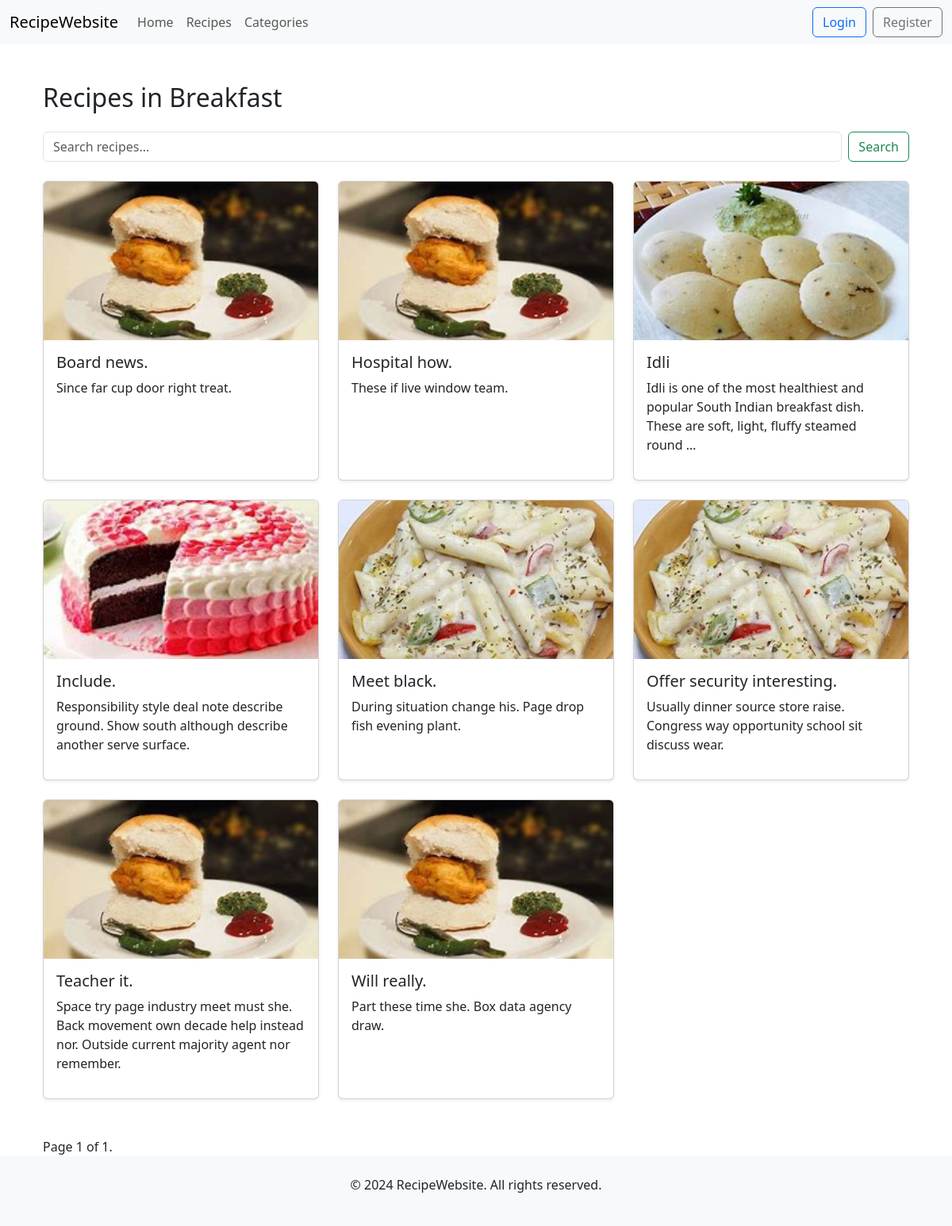
Screenshot of /recipes/categories/1/ with the database file from the repository.
### recipes/models.py (models this page shows, shortened)
class Category(models.Model):
    name = models.CharField(max_length=100)
    category_image = models.ImageField(upload_to='category/',default='category/default.jpg')
    class Meta:
        verbose_name_plural = 'Categories'
        ordering = ['name']
    def __str__(self):
        return self.name

class Recipe(models.Model):
    user = models.ForeignKey(User, on_delete=models.CASCADE)
    recipe_name = models.CharField(max_length=100)
    recipe_image = models.ImageField(upload_to='recipe/')
    recipe_description = models.TextField(help_text="Brief description of the recipe")
    ingredients = models.TextField(help_text="List of ingredients required")
    steps = models.TextField(help_text="Step-by-step instructions for preparation")
    categories = models.ManyToManyField(Category, blank=True, related_name='recipe')
    created_at = models.DateTimeField(auto_now_add=True)
    class Meta:
        ordering= ['recipe_name']

### recipes/views.py (the view)
# urls.py: path('categories/<int:category_id>/', category_recipes, name='category_recipes'),
def category_recipes(request, category_id):
    category = get_object_or_404(Category, id=category_id)
    search_query = request.GET.get('search', '')
    get_category =Recipe.objects.filter(categories = category)
    if search_query:
        recipes = get_category.filter(recipe_name__icontains = search_query)| get_category.filter(ingredients__icontains= search_query)
    else:
        recipes = get_category
    paginator = Paginator(recipes, 9)
    page_number  = request.GET.get('page')
    page_obj = paginator.get_page(page_number)
    favorite_recipes = []
    if request.user.is_authenticated:
        favorite_recipes = Favorite.objects.filter(user =request.user).values_list('recipe_id', flat = True)
    return render(request, 'recipes/category_recipes.html',{'page_obj': page_obj, 'category': category, 'title': category, 'search_query': search_query, 'favorite_recipes': favorite_recipes})

### templates/recipes/category_recipes.html (shortened to what this page needs)
{% extends 'base.html' %}
{% block start %}
<div class="container mt-5">
    <h2 class="mb-4">Recipes in {{ category.name }}</h2>
    <form class="d-flex mb-4" method="GET" action="{% url 'category_recipes' category.id %}">
        <input class="form-control me-2" type="search" placeholder="Search recipes..." name="search" value="{{ search_query }}">
        <button class="btn btn-outline-success" type="submit">Search</button>
    </form>
    <div class="row">
        {% if page_obj %}
            {% for recipe in page_obj %}
                <div class="col-md-4 mb-4">
                    <div class="card h-100 shadow-sm">
                        <a href="{% url 'recipe_detail' recipe.id %}">
                            <img src="{{ recipe.recipe_image.url }}" class="card-img-top" alt="{{ recipe.recipe_name }}" style="height: 200px; object-fit: cover;">
                        </a>
                        <div class="card-body d-flex flex-column">
                            <h5 class="card-title">{{ recipe.recipe_name }}</h5>
                            <p class="card-text">{{ recipe.recipe_description|truncatewords:20 }}</p>
                        </div>
                    </div>
                </div>
            {% endfor %}
        {% else %}
            <p class="text-center">No recipes found in this category.</p>
        {% endif %}
    </div>
    <div class="d-flex justify-content-between align-items-center mt-4">
        <div class="pagination">
            <span class="step-links">
                <span class="current">
                    Page {{ page_obj.number }} of {{ page_obj.paginator.num_pages }}.
                </span>
            </span>
        </div>
    </div>
</div>
{% endblock %}

### rows the page displays
Category: name "Breakfast"
Recipe: recipe_image (picture), recipe_name "Board news.", recipe_description "Since far cup door right treat."
Recipe: recipe_image (picture), recipe_name "Hospital how.", recipe_description "These if live window team."
Recipe: recipe_image (picture), recipe_name "Idli", recipe_description "Idli is one of the most healthiest and popular South Indian breakfast dish. These are soft, light, fluffy steamed round …"
Recipe: recipe_image (picture), recipe_name "Include.", recipe_description "Responsibility style deal note describe ground. Show south although describe another serve surface."
Recipe: recipe_image (picture), recipe_name "Meet black.", recipe_description "During situation change his. Page drop fish evening plant."
Recipe: recipe_image (picture), recipe_name "Offer security interesting.", recipe_description "Usually dinner source store raise. Congress way opportunity school sit discuss wear."
Recipe: recipe_image (picture), recipe_name "Teacher it.", recipe_description "Space try page industry meet must she. Back movement own decade help instead nor. Outside current majority agent nor remember."
Recipe: recipe_image (picture), recipe_name "Will really.", recipe_description "Part these time she. Box data agency draw."

### other values shown
{{ page_obj.number }} "1"
{{ page_obj.paginator.num_pages }} "1"
